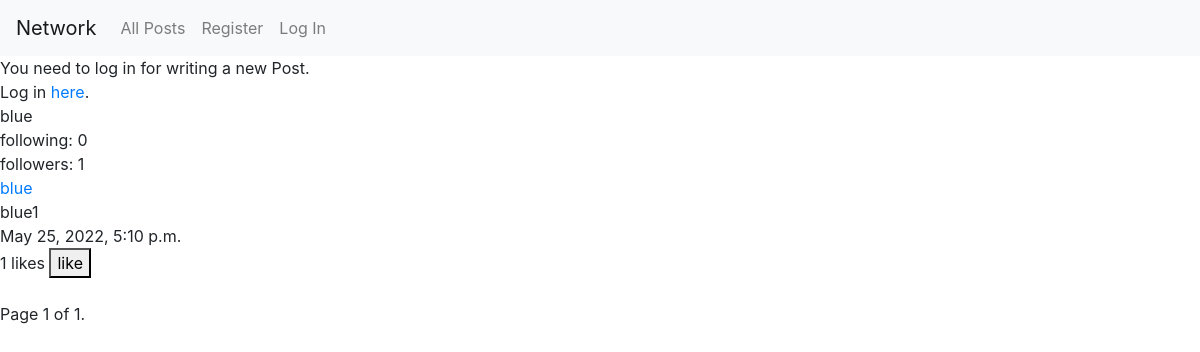
/profile/blue, run on an earlier commit of the app's database.
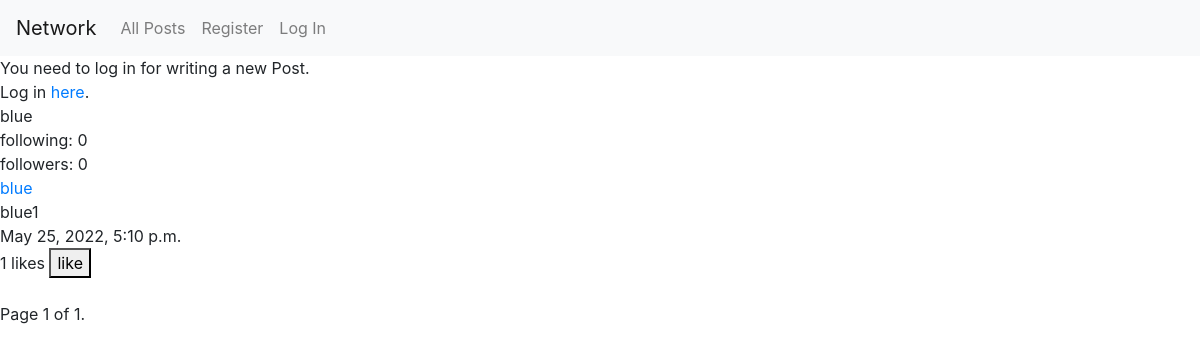
And on a later commit of the database.
### network/models.py (models this page shows, shortened)
class Profile(models.Model):
    user = models.OneToOneField(User, on_delete=models.CASCADE)
    followers = models.PositiveIntegerField(default=0)
    following = models.ManyToManyField(
        "self",
        blank=True,
        symmetrical=False,
        related_name="followings"
    )
    my_like = models.ManyToManyField(
        Post,
        blank=True,
        symmetrical=False,
        related_name="my_likes"
    )

class User(AbstractUser):
    pass

### network/views.py (the view)
# urls.py: path("", views.index, name="index"),
def index(request, profile_info=None):
    current_user = request.user
    if request.method == 'POST':
        form = PostForm(request.POST)
        if form.is_valid:
            form = form.save(commit=False)
            form.user_id = current_user.id
            form.save()
            return HttpResponseRedirect("/")
        else:
            return HttpResponseRedirect("/")
    else:
        if "/following" in request.path:
            current_users_profile = current_user.profile
            current_user_isfollowing = current_users_profile.following.all()
            other_users_pks = []
            for profile in current_user_isfollowing:
                other_users_pk = profile.user.id
                other_users_pks.append(other_users_pk)
            all_posts = Post.objects.select_related().filter(user_id__in=other_users_pks).order_by('-posted')
        elif "/profile" in request.path:
            other_user = get_object_or_404(User, username=profile_info)
            all_posts = Post.objects.filter(user=other_user.id).select_related().order_by('-posted')
            profile_info = Profile.objects.prefetch_related().get(user=other_user.id)
        else:
            all_posts = Post.objects.select_related().order_by('-posted')
        try:
            all_liked_posts = []
            my_likes = request.user.profile.my_like.all()
            for post in my_likes:
                all_liked_posts.append(post.id)
        except:
            all_liked_posts = None
        paginate_posts = Paginator(all_posts, 10, orphans=0, allow_empty_first_page=True)
        page_number = request.GET.get('page')
        page_obj = paginate_posts.get_page(page_number)
        return render(request, "network/index.html" , {
            "form": PostForm(),
            "profile": profile_info,
            "liked": all_liked_posts,
            "posts": page_obj
        })

### network/templates/network/index.html (shortened to what this page needs)
{% extends "network/layout.html" %}
{% load static %}
{% block body %}
    <div>
        {% if user.is_authenticated %}
            {% csrf_token %}
            <form action="{% url 'index' %}" method="post">
                {% csrf_token %}
                <label>{{ form.content.label }}</label>
                <div>{{ form.content }}</div>
                <input type="submit" value="Post">
            </form>
        {% else %}
            <div>
                You need to log in for writing a new Post.<br>
                Log in <a href="{% url 'login' %}">here</a>.
            </div>
        {% endif %}
    </div>
    {% if profile %}
        <div>
            <div id="profile_name">
                {{ profile.user.username }}
            </div>
            <div id="profile_following">
                following: {{ profile.following.count }}
            </div>
            <div id="profile_followers">
                followers: <span id="followers">{{ profile.followers }}</span>
            </div>
        </div>
    {% endif %}
    <div>
        {% if posts %}
            <div id="posts_frame">
                {% for post in posts %}
                    <div id="frame_{{post.id}}">
                        <div>
                            <a href={% url 'profile' post.user.username %}>{{ post.user.username}}</a>
                        </div>
                        <div id="content_{{post.id}}">
                            {{ post.content }}
                        </div>
                        <div id="timestamp_{{post.id}}">
                            {{ post.posted }}
                        </div>
                        <div id="likes_{{post.id}}">
                            <span id="count_{{post.id}}">{{ post.likes }}</span> likes
                            {% if post.id in liked %}
                                <button id="like_{{post.id}}" type="button" name="like">unlike</button>
                            {% else %}
                                <button id="like_{{post.id}}" type="button" name="like">like</button>
                            {% endif %}
                        </div>
                    </div>
                    <br>
                {% endfor %}
            </div>
        {% else %}
            No Posts
        {% endif %}
    </div>
    <div class="pagination">
        <span class="step-links">
            <span class="current">
                Page {{ posts.number }} of {{ posts.paginator.num_pages }}.
            </span>
        </span>
    </div>
{% endblock %}

What changed in the data, as far as the page shows it:
changed Profile "blue": followers "1" → "0"
